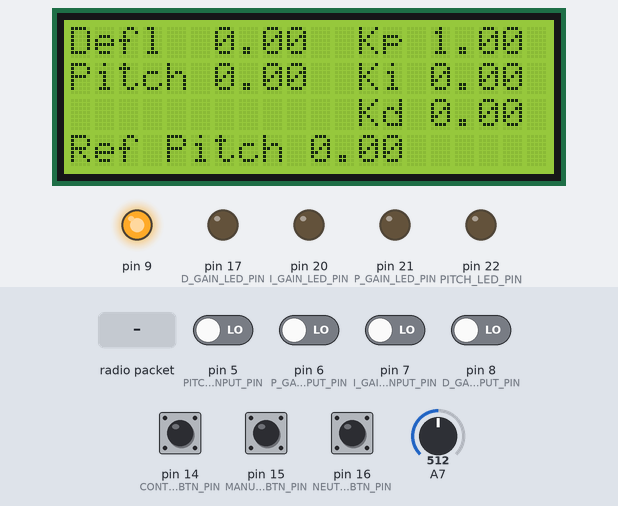
A sketch run on a simulated Arduino Mega 2560, built with avr-gcc and run on an emulated ATmega2560. On the bench: 20×4 character LCD, output pins drawn as LEDs (lit = HIGH). The test bench sets the inputs (shaded band); at power-on: pin 5 (PITCH_INPUT_PIN), pin 6 (P_GAIN_INPUT_PIN), pin 7 (I_GAIN_INPUT_PIN), pin 8 (D_GAIN_INPUT_PIN), pin 14 (CONTROLLED_BTN_PIN), pin 15 (MANUALDEFL_BTN_PIN), pin 16 (NEUTRAL_BTN_PIN) LOW, A7 = 512. No radio packets arrive unless stated; what the sketch prints to the serial monitor is not drawn.

Above: at 0.13 s.
At 1.3 s:
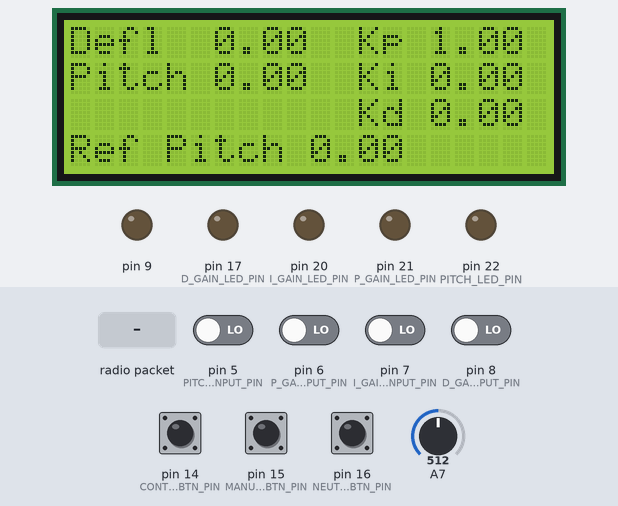
1.4 s: radio packet "Angles received" arrives
3.1 s: radio packet "Ref Pitch:" arrives
6.1 s: pin 14 (CONTROLLED_BTN_PIN) pulled HIGH for 1 s
8.6 s: radio packet "Kp:" arrives
10.1 s: pin 15 (MANUALDEFL_BTN_PIN) pulled HIGH for 1 s
12.6 s: pin 5 (PITCH_INPUT_PIN) driven HIGH
At 16.3 s:
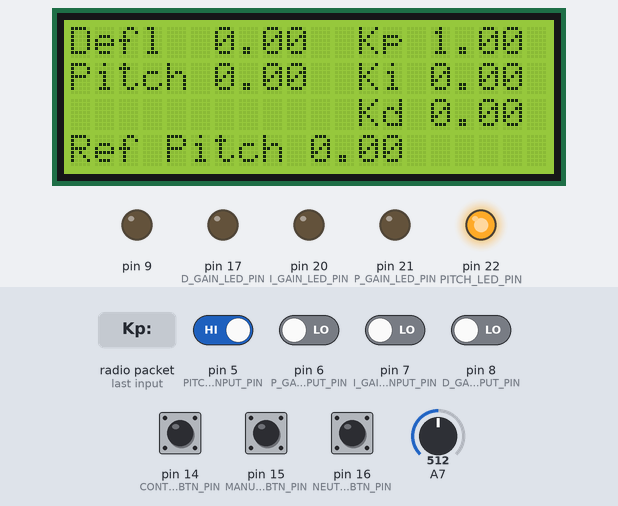
Timing chart, 0 to 16.6 s (numbered marks = the images above; inputs shaded):
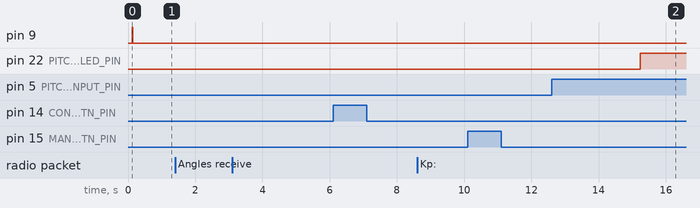

The sketch:

controller.ino
```cpp
#include <transceiver.h>
#include <LiquidCrystal_I2C.h>
#include <Wire.h>

// LEDs pins
#define CONTROLLED_LED_PIN    0
#define MANUALDEFL_LED_PIN    1
#define RADIO_LED_PIN         2

#define PITCH_LED_PIN         22
#define P_GAIN_LED_PIN        21
#define I_GAIN_LED_PIN        20
#define D_GAIN_LED_PIN        17

// Potentiometer pin
#define POT_CONTROL_PIN       23

// Buttons pins
#define CONTROLLED_BTN_PIN    14
#define MANUALDEFL_BTN_PIN    15
#define NEUTRAL_BTN_PIN       16

// Controlled Mode Input pins
#define PITCH_INPUT_PIN       5
#define P_GAIN_INPUT_PIN      6
#define I_GAIN_INPUT_PIN      7
#define D_GAIN_INPUT_PIN      8

// LCD I2C channel
#define LCD_I2C_ADDR      0x3F

#define RADIO_TX_ADDRESS     96
#define RADIO_RX_ADDRESS     69

LiquidCrystal_I2C lcd(LCD_I2C_ADDR, 20, 4);

// Singleton instance of the radio driver
RH_RF69 rf69(RFM69_CS, RFM69_INT);

// Class to manage message delivery and receipt
RHReliableDatagram rf69_manager(rf69, RADIO_TX_ADDRESS);

// -1 - unset
// 0 - controlled
// 1 - neutral
// 2 - manual deflection
int mode = -1;

// -1 - unset
// 0 - pitch angle
// 1 - P gain
// 2 - I gain
// 3 - D gain
int controlledModeInput = -1;

float deflAngle = 0;
float refPitchAngle = 0;
float currentPitchAngle = 0;
float Kp = 1;
float Ki = 0;
float Kd = 0;

float potVal = 0;
float potValTolerance = 5;

float lastTimeTaken = micros()/1.0E6;

void setLcdData(float deflAngle, float pitchAngle, float refPitchAngle, float Kp, float Ki, float Kd) {
  // display the angles and the gains on the lcd
  lcd.clear();

  lcd.setCursor(0, 0);
  lcd.print("Defl  ");
  lcd.print(deflAngle);

  lcd.setCursor(0, 1);
  lcd.print("Pitch ");
  lcd.print(pitchAngle);

  lcd.setCursor(0, 3);
  lcd.print("Ref Pitch ");
  lcd.print(refPitchAngle);

  lcd.setCursor(12, 0);
  lcd.print("Kp ");
  lcd.print(Kp);

  lcd.setCursor(12, 1);
  lcd.print("Ki ");
  lcd.print(Ki);

  lcd.setCursor(12, 2);
  lcd.print("Kd ");
  lcd.print(Kd);
}

void setup()
{
  Serial.begin(115200);

  // initialize the lcd
  lcd.init();
  lcd.backlight();

  // display default angles and gains
  setLcdData(deflAngle, currentPitchAngle, refPitchAngle, Kp, Ki, Kd);

  // initialize the radio
  transceiverSetup(rf69, rf69_manager);

  // set pin modes
  pinMode(CONTROLLED_LED_PIN, OUTPUT);
  pinMode(MANUALDEFL_LED_PIN, OUTPUT);

  pinMode(PITCH_LED_PIN, OUTPUT);
  pinMode(P_GAIN_LED_PIN, OUTPUT);
  pinMode(I_GAIN_LED_PIN, OUTPUT);
  pinMode(D_GAIN_LED_PIN, OUTPUT);

  pinMode(CONTROLLED_BTN_PIN, INPUT);
  pinMode(MANUALDEFL_BTN_PIN, INPUT);
  pinMode(NEUTRAL_BTN_PIN, INPUT);

  pinMode(PITCH_INPUT_PIN, INPUT);
  pinMode(P_GAIN_INPUT_PIN, INPUT);
  pinMode(I_GAIN_INPUT_PIN, INPUT);
  pinMode(D_GAIN_INPUT_PIN, INPUT);

  // turn the LEDs off
  statusLEDs(false, false, false);
  inputLEDs(false, false, false, false);
}

void loop()
{
  // listen for pitch & deflection angles every 1s

  if (lastTimeTaken + 1 <= micros()/1.0E6)
  {
    String cmd = "Demand angles";

    String response = transmit(rf69, rf69_manager, RADIO_RX_ADDRESS, cmd);

    if (response.indexOf("Angles received") != -1)
    {
      Serial.println("ANGLES RECEIVED");
      Serial.println(response);

      // blink Radio status LED
      statusLEDBlink(RADIO_LED_PIN);

      // update the parameters
      currentPitchAngle = getNumberFromString(response, "Pitch Angle: ");
      Serial.println(currentPitchAngle);

      deflAngle = getNumberFromString(response, "Defl Angle: ");
      Serial.println(deflAngle);

      setLcdData(deflAngle, currentPitchAngle, refPitchAngle, Kp, Ki, Kd);
    }

    lastTimeTaken = micros()/1.0E6;
  }

  // get the current mode from analog input responses
  int currentMode = getCurrentMode();

  if (currentMode == -1)
  {
    currentMode = mode;
  }

  // gets the current Input (pitch, P, I or D)
  int currentControlledModeInput = getControlledModeInput();

  if (currentControlledModeInput == -1)
  {
    currentControlledModeInput = controlledModeInput;
  }

  // If on controlled mode
  if (currentMode == 0)
  {
    controlledModeInput = currentControlledModeInput;

    // If was not on controlled mode before
    if (mode != 0)
    {
      // Transmit the instructions to activate a Controlled mode on aircraft
      String cmd = "Controlled";

      String response = transmit(rf69, rf69_manager, RADIO_RX_ADDRESS, cmd);

      if (response.indexOf("Controlled Activated!") != -1)
      {
        // update the parameters
        currentPitchAngle = getNumberFromString(response, "Pitch Angle: ");
        deflAngle = getNumberFromString(response, "Defl Angle: ");

        // switch Controlled mode status LED ON
        // switch Manual defl. mode status LED OFF
        statusLEDs(true, false, false);

        setLcdData(deflAngle, currentPitchAngle, refPitchAngle, Kp, Ki, Kd);
      }
    }

    // set the mode
    mode = currentMode;

    if (controlledModeInput == 0) // if on Controlled and Pitch input activated
    {
      float potValPrevious = potVal;

      potVal = getCurrentPotValue();

      if (potVal > potValPrevious + potValTolerance || potVal < potValPrevious - potValTolerance)
      {
        // set the reference Pitch angle and send it to the aircraft
        refPitchAngle = mapPotVal(potVal, "Pitch");

        String cmd = "Ref Pitch: " + String(refPitchAngle);

        String response = transmit(rf69, rf69_manager, RADIO_RX_ADDRESS, cmd);

        if (response.indexOf("Ref Pitch: ") != -1)
        {
          // update the parameters
          currentPitchAngle = getNumberFromString(response, "Pitch Angle: ");
          deflAngle = getNumberFromString(response, "Defl Angle: ");

          // blink Controlled mode status LED
          statusLEDBlink(CONTROLLED_LED_PIN);

          setLcdData(deflAngle, currentPitchAngle, refPitchAngle, Kp, Ki, Kd);
        }
      }

      // turn the Pitch LED ON
      inputLEDs(true, false, false, false);
    }
    else if (controlledModeInput == 1) // if on Controlled and P Gain input activated
    {
      float potValPrevious = potVal;

      potVal = getCurrentPotValue();

      if (potVal > potValPrevious + potValTolerance || potVal < potValPrevious - potValTolerance)
      {
        // set the P Gain value and send it to the aircraft
        Kp = mapPotVal(potVal, "PGain");

        String cmd = "Kp: " + String(Kp);

        String response = transmit(rf69, rf69_manager, RADIO_RX_ADDRESS, cmd);

        if (response.indexOf("Kp: ") != -1)
        {
          // update the parameters
          currentPitchAngle = getNumberFromString(response, "Pitch Angle: ");
          deflAngle = getNumberFromString(response, "Defl Angle: ");

          // blink Controlled mode status LED
          statusLEDBlink(CONTROLLED_LED_PIN);

          setLcdData(deflAngle, currentPitchAngle, refPitchAngle, Kp, Ki, Kd);
        }
      }

      // turn the Kp LED ON
      inputLEDs(false, true, false, false);
    }
    else if (controlledModeInput == 2) // if on Controlled and I Gain input activated
    {
      float potValPrevious = potVal;

      potVal = getCurrentPotValue();

      if (potVal > potValPrevious + potValTolerance || potVal < potValPrevious - potValTolerance)
      {
        // set the I Gain value and send it to the aircraft
        Ki = mapPotVal(potVal, "IGain");

        String cmd = "Ki: " + String(Ki);

        String response = transmit(rf69, rf69_manager, RADIO_RX_ADDRESS, cmd);

        if (response.indexOf("Ki: ") != -1)
        {
          // update the parameters
          currentPitchAngle = getNumberFromString(response, "Pitch Angle: ");
          deflAngle = getNumberFromString(response, "Defl Angle: ");

          // blink Controlled mode status LED
          statusLEDBlink(CONTROLLED_LED_PIN);

          setLcdData(deflAngle, currentPitchAngle, refPitchAngle, Kp, Ki, Kd);
        }
      }

      // turn the Ki LED ON
      inputLEDs(false, false, true, false);
    }
    else if (controlledModeInput == 3) // if on Controlled and D Gain input activated
    {
      float potValPrevious = potVal;

      potVal = getCurrentPotValue();

      if (potVal > potValPrevious + potValTolerance || potVal < potValPrevious - potValTolerance)
      {
        // set the D Gain value and send it to the aircraft
        Kd = mapPotVal(potVal, "DGain");

        String cmd = "Kd: " + String(Kd);

        String response = transmit(rf69, rf69_manager, RADIO_RX_ADDRESS, cmd);

        if (response.indexOf("Kd: ") != -1)
        {
          // update the parameters
          currentPitchAngle = getNumberFromString(response, "Pitch Angle: ");
          deflAngle = getNumberFromString(response, "Defl Angle: ");

          // blink Controlled mode status LED
          statusLEDBlink(CONTROLLED_LED_PIN);

          setLcdData(deflAngle, currentPitchAngle, refPitchAngle, Kp, Ki, Kd);
        }
      }

      // turn the Kd LED ON
      inputLEDs(false, false, false, true);
    }
  }
  // If on Manual Deflection mode
  else if (currentMode == 2)
  {
    // If was not on Manual Deflection mode before
    if (mode != 2)
    {
      // Transmit the instructions to activate a Manual Deflection mode on aircraft
      String cmd = "Manual Deflection";

      String response = transmit(rf69, rf69_manager, RADIO_RX_ADDRESS, cmd);

      if (response.indexOf("Manual Defl Activated!") != -1)
      {
        // update the parameters
        currentPitchAngle = getNumberFromString(response, "Pitch Angle: ");
        deflAngle = getNumberFromString(response, "Defl Angle: ");

        // switch Controlled mode status LED OFF
        // switch Manual defl. mode status LED ON
        statusLEDs(false, true, false);

        setLcdData(deflAngle, currentPitchAngle, refPitchAngle, Kp, Ki, Kd);
      }
    }

    // set the mode
    mode = currentMode;

    float potValPrevious = potVal;

    potVal = getCurrentPotValue();

    if (potVal > potValPrevious + potValTolerance || potVal < potValPrevious - potValTolerance)
    {
      // set the Elevator Deflection value and send it to the aircraft
      deflAngle = mapPotVal(potVal, "Deflection");

      String cmd = "Deflection: " + String(deflAngle);

      String response = transmit(rf69, rf69_manager, RADIO_RX_ADDRESS, cmd);

      if (response.indexOf("Deflection: ") != -1)
      {
        // update the parameters
        currentPitchAngle = getNumberFromString(response, "Pitch Angle: ");

        // blink Manual Defl. mode status LED
        statusLEDBlink(MANUALDEFL_LED_PIN);

        setLcdData(deflAngle, currentPitchAngle, refPitchAngle, Kp, Ki, Kd);
      }
    }
  }
  // If on Neutral mode
  else if (currentMode == 1)
  {
    // If was not on Neutral mode before
    if (mode != 1)
    {
      // Transmit the instructions to activate a Neutral mode on aircraft
      String cmd = "Neutral";

      String response = transmit(rf69, rf69_manager, RADIO_RX_ADDRESS, cmd);

      if (response.indexOf("Neutral Mode Activated!") != -1)
      {
        // update the parameters
        currentPitchAngle = getNumberFromString(response, "Pitch Angle: ");
        deflAngle = getNumberFromString(response, "Defl Angle: ");

        // switch Controlled mode status LED OFF
        // switch Manual defl. mode status LED OFF
        statusLEDs(false, false, false);

        setLcdData(deflAngle, currentPitchAngle, refPitchAngle, Kp, Ki, Kd);
      }
    }

    // set the mode
    mode = currentMode;
  }

  // if not on the Controlled mode, unset the Controlled mode inputs
  if (currentMode != 0)
  {
    controlledModeInput = -1;
    inputLEDs(false, false, false, false);
  }
}

int getCurrentMode()
{
  int controlledMode = 0;
  int manualDeflMode = 0;
  int neutralMode = 0;

  controlledMode = digitalRead(CONTROLLED_BTN_PIN);
  manualDeflMode = digitalRead(MANUALDEFL_BTN_PIN);
  neutralMode = digitalRead(NEUTRAL_BTN_PIN);

  if (controlledMode == HIGH) return 2;
  if (manualDeflMode == HIGH) return 0;
  if (neutralMode == HIGH) return 1;

  return -1;
}

int getControlledModeInput()
{
  int pitchInput = 0;
  int PGainInput = 0;
  int IGainInput = 0;
  int DGainInput = 0;

  pitchInput = digitalRead(PITCH_INPUT_PIN);
  PGainInput = digitalRead(P_GAIN_INPUT_PIN);
  IGainInput = digitalRead(I_GAIN_INPUT_PIN);
  DGainInput = digitalRead(D_GAIN_INPUT_PIN);

  if (pitchInput == HIGH) return 0;
  if (PGainInput == HIGH) return 1;
  if (IGainInput == HIGH) return 2;
  if (DGainInput == HIGH) return 3;

  return -1;
}

float getCurrentPotValue()
{
  float potVal = 0;

  potVal = analogRead(POT_CONTROL_PIN);
  //Serial.print("potVal: ");
  //Serial.println(potVal);

  return potVal;
}

void statusLEDs(bool controlledLedOn, bool manualDeflLedOn, bool radioLedOn)
{
  if (controlledLedOn)
  {
    Serial.println("Controlled mode LED on!");
    digitalWrite(CONTROLLED_LED_PIN, HIGH);
  }
  else
  {
    Serial.println("Controlled mode LED off!");
    digitalWrite(CONTROLLED_LED_PIN, LOW);
  }

  if (manualDeflLedOn)
  {
    Serial.println("Manual defl. mode LED on!");
    digitalWrite(MANUALDEFL_LED_PIN, HIGH);
  }
  else
  {
    Serial.println("Manual defl. mode LED off!");
    digitalWrite(MANUALDEFL_LED_PIN, LOW);
  }

  if (radioLedOn)
  {
    Serial.println("Radio status LED on!");
    digitalWrite(RADIO_LED_PIN, HIGH);
  }
  else
  {
    Serial.println("Radio status LED off!");
    digitalWrite(RADIO_LED_PIN, LOW);
  }
}

void inputLEDs(bool pitchLedOn, bool KpLedOn, bool KiLedOn, bool KdLedOn)
{
  if (pitchLedOn)
  {
    digitalWrite(PITCH_LED_PIN, HIGH);
  }
  else
  {
    digitalWrite(PITCH_LED_PIN, LOW);
  }

  if (KpLedOn)
  {
    digitalWrite(P_GAIN_LED_PIN, HIGH);
  }
  else
  {
    digitalWrite(P_GAIN_LED_PIN, LOW);
  }

  if (KiLedOn)
  {
    digitalWrite(I_GAIN_LED_PIN, HIGH);
  }
  else
  {
    digitalWrite(I_GAIN_LED_PIN, LOW);
  }

  if (KdLedOn)
  {
    digitalWrite(D_GAIN_LED_PIN, HIGH);
  }
  else
  {
    digitalWrite(D_GAIN_LED_PIN, LOW);
  }
}

void statusLEDBlink(int LED_PIN)
{
  // if LED is radio status LED, light it up
  // otherwise, turn off for a bit
  if (LED_PIN == RADIO_LED_PIN)
  {
    digitalWrite(LED_PIN, HIGH);
    delay(50);
    digitalWrite(LED_PIN, LOW);
  }
  else
  {
    digitalWrite(LED_PIN, LOW);
    delay(50);
    digitalWrite(LED_PIN, HIGH);
  }
}

float mapPotVal(float potValue, String input)
{
  // set the mappings accrodingly
  if (input == "Pitch") return map(potValue, 0, 1023, -30, 30);
  if (input == "Deflection") return map(potValue, 0, 1023, -30, 30);
  if (input == "PGain") return map(potValue, 0, 1023, -10, 10);
  if (input == "IGain") return map(potValue, 0, 1023, -10, 10);
  if (input == "DGain") return map(potValue, 0, 1023, -10, 10);

  // default mapping
  return map(potValue, 0, 1023, 0, 180);
}

float getNumberFromString(String str, String startPhrase)
{
  //function to extract number from string
  int index = str.indexOf(startPhrase);

  int numberStartIndex = index + startPhrase.length();
  int numberEndIndex = str.length();
  float numberToReturn = 0;

  for (int i = numberStartIndex; i < str.length(); i++)
  {
    // if not digit and not a minus sign and not dot
    if (!isdigit(str[i]) && str[i] != '-' && str[i] != '.')
    {
      numberEndIndex = i;
      break;
    }
  }

  String numberToReturnStr = str.substring(numberStartIndex, numberEndIndex);

  numberToReturn = atof(numberToReturnStr.c_str());

  return numberToReturn;
}
```

Measured:
- after the input at 1.4 s, every drawn part: stays the same
- after the input at 3.1 s, every drawn part: stays the same
- after the input at 6.1 s, every drawn part: stays the same
- after the input at 8.6 s, every drawn part: stays the same
- after the input at 10.1 s, every drawn part: stays the same
- after the input at 12.6 s, pin 22 (PITCH_LED_PIN): LOW → HIGH after 2.6 s
